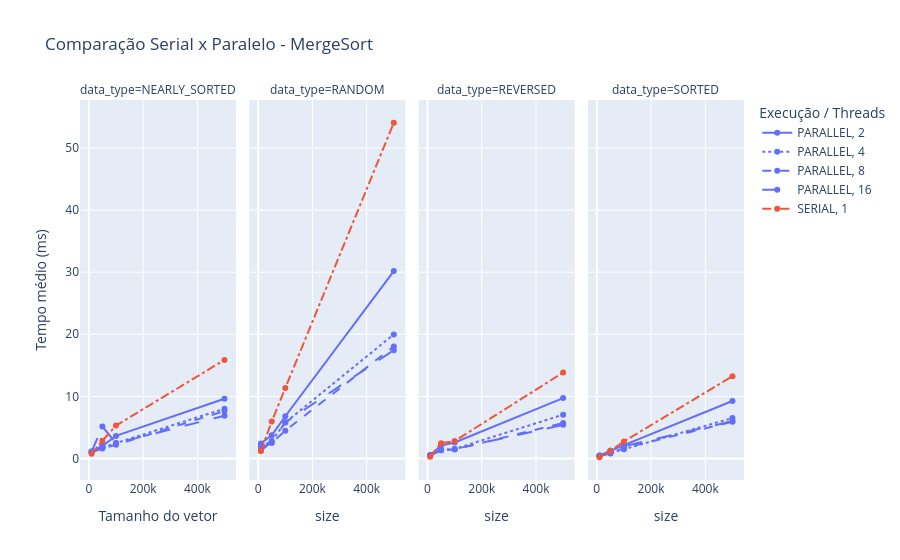

Here is the notebook cell this chart was saved with:
### Markdown cell above
## 7. Comparação por algoritmo específico

### Code cell
algoritmo = "MergeSort"  # Opções: BubbleSort, SelectionSort, MergeSort, QuickSort

alg_df = summary[summary["base_algorithm"] == algoritmo]

fig = px.line(
    alg_df,
    x="size",
    y="mean_time_ms",
    color="execution_type",
    line_dash="threads",
    facet_col="data_type",
    markers=True,
    hover_data=["algorithm", "std_time_ms", "samples"],
    title=f"Comparação Serial x Paralelo - {algoritmo}"
)

fig.update_layout(
    xaxis_title="Tamanho do vetor",
    yaxis_title="Tempo médio (ms)",
    legend_title="Execução / Threads"
)

fig.show()

### Figure 1 — Plotly figure (JSON) as saved in the notebook; plotly's stock layout.template omitted (floating-point values rounded to 4 significant figures)
{"data": [{"customdata": [["MergeSortParallel", 0.1389, 5], ["MergeSortParallel", 0.4669, 5], ["MergeSortParallel", 1.025, 5], ["MergeSortParallel", 1.114, 5]], "hovertemplate": "execution_type=PARALLEL<br>threads=2<br>data_type=NEARLY_SORTED<br>size=%{x}<br>mean_time_ms=%{y}<br>algorithm=%{customdata[0]}<br>std_time_ms=%{customdata[1]}<br>samples=%{customdata[2]}<extra></extra>", "legendgroup": "PARALLEL, 2", "line": {"color": "#636efa", "dash": "solid"}, "marker": {"symbol": "circle"}, "mode": "lines+markers", "name": "PARALLEL, 2", "orientation": "v", "showlegend": true, "type": "scatter", "x": [10000, 50000, 100000, 500000], "xaxis": "x", "y": [1.131, 2.038, 3.638, 9.615], "yaxis": "y"}, {"customdata": [["MergeSortParallel", 2.809, 5], ["MergeSortParallel", 0.7349, 5], ["MergeSortParallel", 0.8617, 5], ["MergeSortParallel", 1.549, 5]], "hovertemplate": "execution_type=PARALLEL<br>threads=2<br>data_type=RANDOM<br>size=%{x}<br>mean_time_ms=%{y}<br>algorithm=%{customdata[0]}<br>std_time_ms=%{customdata[1]}<br>samples=%{customdata[2]}<extra></extra>", "legendgroup": "PARALLEL, 2", "line": {"color": "#636efa", "dash": "solid"}, "marker": {"symbol": "circle"}, "mode": "lines+markers", "name": "PARALLEL, 2", "orientation": "v", "showlegend": false, "type": "scatter", "x": [10000, 50000, 100000, 500000], "xaxis": "x2", "y": [2.413, 3.743, 6.802, 30.18], "yaxis": "y2"}, {"customdata": [["MergeSortParallel", 0.1069, 5], ["MergeSortParallel", 0.3953, 5], ["MergeSortParallel", 0.2586, 5], ["MergeSortParallel", 1.285, 5]], "hovertemplate": "execution_type=PARALLEL<br>threads=2<br>data_type=REVERSED<br>size=%{x}<br>mean_time_ms=%{y}<br>algorithm=%{customdata[0]}<br>std_time_ms=%{customdata[1]}<br>samples=%{customdata[2]}<extra></extra>", "legendgroup": "PARALLEL, 2", "line": {"color": "#636efa", "dash": "solid"}, "marker": {"symbol": "circle"}, "mode": "lines+markers", "name": "PARALLEL, 2", "orientation": "v", "showlegend": false, "type": "scatter", "x": [10000, 50000, 100000, 500000], "xaxis": "x3", "y": [0.5239, 2.067, 2.581, 9.719], "yaxis": "y3"}, {"customdata": [["MergeSortParallel", 0.05804, 5], ["MergeSortParallel", 0.09203, 5], ["MergeSortParallel", 0.2491, 5], ["MergeSortParallel", 1.966, 5]], "hovertemplate": "execution_type=PARALLEL<br>threads=2<br>data_type=SORTED<br>size=%{x}<br>mean_time_ms=%{y}<br>algorithm=%{customdata[0]}<br>std_time_ms=%{customdata[1]}<br>samples=%{customdata[2]}<extra></extra>", "legendgroup": "PARALLEL, 2", "line": {"color": "#636efa", "dash": "solid"}, "marker": {"symbol": "circle"}, "mode": "lines+markers", "name": "PARALLEL, 2", "orientation": "v", "showlegend": false, "type": "scatter", "x": [10000, 50000, 100000, 500000], "xaxis": "x4", "y": [0.4854, 1.264, 2.162, 9.254], "yaxis": "y4"}, {"customdata": [["MergeSortParallel", 0.3198, 5], ["MergeSortParallel", 0.4745, 5], ["MergeSortParallel", 0.4857, 5], ["MergeSortParallel", 1.796, 5]], "hovertemplate": "execution_type=PARALLEL<br>threads=4<br>data_type=NEARLY_SORTED<br>size=%{x}<br>mean_time_ms=%{y}<br>algorithm=%{customdata[0]}<br>std_time_ms=%{customdata[1]}<br>samples=%{customdata[2]}<extra></extra>", "legendgroup": "PARALLEL, 4", "line": {"color": "#636efa", "dash": "dot"}, "marker": {"symbol": "circle"}, "mode": "lines+markers", "name": "PARALLEL, 4", "orientation": "v", "showlegend": true, "type": "scatter", "x": [10000, 50000, 100000, 500000], "xaxis": "x", "y": [1.068, 1.739, 2.479, 8.016], "yaxis": "y"}, {"customdata": [["MergeSortParallel", 1.763, 5], ["MergeSortParallel", 0.4878, 5], ["MergeSortParallel", 1.905, 5], ["MergeSortParallel", 2.548, 5]], "hovertemplate": "execution_type=PARALLEL<br>threads=4<br>data_type=RANDOM<br>size=%{x}<br>mean_time_ms=%{y}<br>algorithm=%{customdata[0]}<br>std_time_ms=%{customdata[1]}<br>samples=%{customdata[2]}<extra></extra>", "legendgroup": "PARALLEL, 4", "line": {"color": "#636efa", "dash": "dot"}, "marker": {"symbol": "circle"}, "mode": "lines+markers", "name": "PARALLEL, 4", "orientation": "v", "showlegend": false, "type": "scatter", "x": [10000, 50000, 100000, 500000], "xaxis": "x2", "y": [1.919, 2.824, 5.788, 19.98], "yaxis": "y2"}, {"customdata": [["MergeSortParallel", 0.08877, 5], ["MergeSortParallel", 0.331, 5], ["MergeSortParallel", 0.2075, 5], ["MergeSortParallel", 0.5523, 5]], "hovertemplate": "execution_type=PARALLEL<br>threads=4<br>data_type=REVERSED<br>size=%{x}<br>mean_time_ms=%{y}<br>algorithm=%{customdata[0]}<br>std_time_ms=%{customdata[1]}<br>samples=%{customdata[2]}<extra></extra>", "legendgroup": "PARALLEL, 4", "line": {"color": "#636efa", "dash": "dot"}, "marker": {"symbol": "circle"}, "mode": "lines+markers", "name": "PARALLEL, 4", "orientation": "v", "showlegend": false, "type": "scatter", "x": [10000, 50000, 100000, 500000], "xaxis": "x3", "y": [0.4728, 1.341, 1.539, 7.048], "yaxis": "y3"}, {"customdata": [["MergeSortParallel", 0.03969, 5], ["MergeSortParallel", 0.03806, 5], ["MergeSortParallel", 0.2772, 5], ["MergeSortParallel", 0.8247, 5]], "hovertemplate": "execution_type=PARALLEL<br>threads=4<br>data_type=SORTED<br>size=%{x}<br>mean_time_ms=%{y}<br>algorithm=%{customdata[0]}<br>std_time_ms=%{customdata[1]}<br>samples=%{customdata[2]}<extra></extra>", "legendgroup": "PARALLEL, 4", "line": {"color": "#636efa", "dash": "dot"}, "marker": {"symbol": "circle"}, "mode": "lines+markers", "name": "PARALLEL, 4", "orientation": "v", "showlegend": false, "type": "scatter", "x": [10000, 50000, 100000, 500000], "xaxis": "x4", "y": [0.4529, 0.9035, 1.485, 6.521], "yaxis": "y4"}, {"customdata": [["MergeSortParallel", 0.1615, 5], ["MergeSortParallel", 0.3265, 5], ["MergeSortParallel", 0.4239, 5], ["MergeSortParallel", 1.95, 5]], "hovertemplate": "execution_type=PARALLEL<br>threads=8<br>data_type=NEARLY_SORTED<br>size=%{x}<br>mean_time_ms=%{y}<br>algorithm=%{customdata[0]}<br>std_time_ms=%{customdata[1]}<br>samples=%{customdata[2]}<extra></extra>", "legendgroup": "PARALLEL, 8", "line": {"color": "#636efa", "dash": "dash"}, "marker": {"symbol": "circle"}, "mode": "lines+markers", "name": "PARALLEL, 8", "orientation": "v", "showlegend": true, "type": "scatter", "x": [10000, 50000, 100000, 500000], "xaxis": "x", "y": [0.9817, 1.608, 2.201, 7.644], "yaxis": "y"}, {"customdata": [["MergeSortParallel", 1.194, 5], ["MergeSortParallel", 0.4288, 5], ["MergeSortParallel", 0.4756, 5], ["MergeSortParallel", 2.938, 5]], "hovertemplate": "execution_type=PARALLEL<br>threads=8<br>data_type=RANDOM<br>size=%{x}<br>mean_time_ms=%{y}<br>algorithm=%{customdata[0]}<br>std_time_ms=%{customdata[1]}<br>samples=%{customdata[2]}<extra></extra>", "legendgroup": "PARALLEL, 8", "line": {"color": "#636efa", "dash": "dash"}, "marker": {"symbol": "circle"}, "mode": "lines+markers", "name": "PARALLEL, 8", "orientation": "v", "showlegend": false, "type": "scatter", "x": [10000, 50000, 100000, 500000], "xaxis": "x2", "y": [1.768, 2.474, 4.478, 18.05], "yaxis": "y2"}, {"customdata": [["MergeSortParallel", 0.1557, 5], ["MergeSortParallel", 0.4407, 5], ["MergeSortParallel", 0.08669, 5], ["MergeSortParallel", 0.6812, 5]], "hovertemplate": "execution_type=PARALLEL<br>threads=8<br>data_type=REVERSED<br>size=%{x}<br>mean_time_ms=%{y}<br>algorithm=%{customdata[0]}<br>std_time_ms=%{customdata[1]}<br>samples=%{customdata[2]}<extra></extra>", "legendgroup": "PARALLEL, 8", "line": {"color": "#636efa", "dash": "dash"}, "marker": {"symbol": "circle"}, "mode": "lines+markers", "name": "PARALLEL, 8", "orientation": "v", "showlegend": false, "type": "scatter", "x": [10000, 50000, 100000, 500000], "xaxis": "x3", "y": [0.4996, 1.318, 1.44, 5.716], "yaxis": "y3"}, {"customdata": [["MergeSortParallel", 0.02849, 5], ["MergeSortParallel", 0.1211, 5], ["MergeSortParallel", 0.5767, 5], ["MergeSortParallel", 1.52, 5]], "hovertemplate": "execution_type=PARALLEL<br>threads=8<br>data_type=SORTED<br>size=%{x}<br>mean_time_ms=%{y}<br>algorithm=%{customdata[0]}<br>std_time_ms=%{customdata[1]}<br>samples=%{customdata[2]}<extra></extra>", "legendgroup": "PARALLEL, 8", "line": {"color": "#636efa", "dash": "dash"}, "marker": {"symbol": "circle"}, "mode": "lines+markers", "name": "PARALLEL, 8", "orientation": "v", "showlegend": false, "type": "scatter", "x": [10000, 50000, 100000, 500000], "xaxis": "x4", "y": [0.4474, 0.8282, 1.679, 5.911], "yaxis": "y4"}, {"customdata": [["MergeSortParallel", 0.2416, 5], ["MergeSortParallel", 7.033, 5], ["MergeSortParallel", 0.5233, 5], ["MergeSortParallel", 1.932, 5]], "hovertemplate": "execution_type=PARALLEL<br>threads=16<br>data_type=NEARLY_SORTED<br>size=%{x}<br>mean_time_ms=%{y}<br>algorithm=%{customdata[0]}<br>std_time_ms=%{customdata[1]}<br>samples=%{customdata[2]}<extra></extra>", "legendgroup": "PARALLEL, 16", "line": {"color": "#636efa", "dash": "longdash"}, "marker": {"symbol": "circle"}, "mode": "lines+markers", "name": "PARALLEL, 16", "orientation": "v", "showlegend": true, "type": "scatter", "x": [10000, 50000, 100000, 500000], "xaxis": "x", "y": [1.067, 5.155, 2.457, 6.889], "yaxis": "y"}, {"customdata": [["MergeSortParallel", 0.05219, 5], ["MergeSortParallel", 0.4618, 5], ["MergeSortParallel", 2.07, 5], ["MergeSortParallel", 4.085, 5]], "hovertemplate": "execution_type=PARALLEL<br>threads=16<br>data_type=RANDOM<br>size=%{x}<br>mean_time_ms=%{y}<br>algorithm=%{customdata[0]}<br>std_time_ms=%{customdata[1]}<br>samples=%{customdata[2]}<extra></extra>", "legendgroup": "PARALLEL, 16", "line": {"color": "#636efa", "dash": "longdash"}, "marker": {"symbol": "circle"}, "mode": "lines+markers", "name": "PARALLEL, 16", "orientation": "v", "showlegend": false, "type": "scatter", "x": [10000, 50000, 100000, 500000], "xaxis": "x2", "y": [1.235, 2.667, 5.813, 17.44], "yaxis": "y2"}, {"customdata": [["MergeSortParallel", 0.111, 5], ["MergeSortParallel", 0.435, 5], ["MergeSortParallel", 0.3928, 5], ["MergeSortParallel", 1.469, 5]], "hovertemplate": "execution_type=PARALLEL<br>threads=16<br>data_type=REVERSED<br>size=%{x}<br>mean_time_ms=%{y}<br>algorithm=%{customdata[0]}<br>std_time_ms=%{customdata[1]}<br>samples=%{customdata[2]}<extra></extra>", "legendgroup": "PARALLEL, 16", "line": {"color": "#636efa", "dash": "longdash"}, "marker": {"symbol": "circle"}, "mode": "lines+markers", "name": "PARALLEL, 16", "orientation": "v", "showlegend": false, "type": "scatter", "x": [10000, 50000, 100000, 500000], "xaxis": "x3", "y": [0.5562, 1.369, 1.509, 5.42], "yaxis": "y3"}, {"customdata": [["MergeSortParallel", 0.01548, 5], ["MergeSortParallel", 0.0519, 5], ["MergeSortParallel", 0.437, 5], ["MergeSortParallel", 1.203, 5]], "hovertemplate": "execution_type=PARALLEL<br>threads=16<br>data_type=SORTED<br>size=%{x}<br>mean_time_ms=%{y}<br>algorithm=%{customdata[0]}<br>std_time_ms=%{customdata[1]}<br>samples=%{customdata[2]}<extra></extra>", "legendgroup": "PARALLEL, 16", "line": {"color": "#636efa", "dash": "longdash"}, "marker": {"symbol": "circle"}, "mode": "lines+markers", "name": "PARALLEL, 16", "orientation": "v", "showlegend": false, "type": "scatter", "x": [10000, 50000, 100000, 500000], "xaxis": "x4", "y": [0.4532, 0.7985, 1.964, 6.013], "yaxis": "y4"}, {"customdata": [["MergeSortSerial", 0.04194, 5], ["MergeSortSerial", 0.3603, 5], ["MergeSortSerial", 0.6245, 5], ["MergeSortSerial", 1.474, 5]], "hovertemplate": "execution_type=SERIAL<br>threads=1<br>data_type=NEARLY_SORTED<br>size=%{x}<br>mean_time_ms=%{y}<br>algorithm=%{customdata[0]}<br>std_time_ms=%{customdata[1]}<br>samples=%{customdata[2]}<extra></extra>", "legendgroup": "SERIAL, 1", "line": {"color": "#EF553B", "dash": "dashdot"}, "marker": {"symbol": "circle"}, "mode": "lines+markers", "name": "SERIAL, 1", "orientation": "v", "showlegend": true, "type": "scatter", "x": [10000, 50000, 100000, 500000], "xaxis": "x", "y": [0.7455, 2.86, 5.302, 15.87], "yaxis": "y"}, {"customdata": [["MergeSortSerial", 0.8997, 5], ["MergeSortSerial", 1.785, 5], ["MergeSortSerial", 1.959, 5], ["MergeSortSerial", 1.592, 5]], "hovertemplate": "execution_type=SERIAL<br>threads=1<br>data_type=RANDOM<br>size=%{x}<br>mean_time_ms=%{y}<br>algorithm=%{customdata[0]}<br>std_time_ms=%{customdata[1]}<br>samples=%{customdata[2]}<extra></extra>", "legendgroup": "SERIAL, 1", "line": {"color": "#EF553B", "dash": "dashdot"}, "marker": {"symbol": "circle"}, "mode": "lines+markers", "name": "SERIAL, 1", "orientation": "v", "showlegend": false, "type": "scatter", "x": [10000, 50000, 100000, 500000], "xaxis": "x2", "y": [1.198, 5.939, 11.34, 54.07], "yaxis": "y2"}, {"customdata": [["MergeSortSerial", 0.1203, 5], ["MergeSortSerial", 0.59, 5], ["MergeSortSerial", 0.5138, 5], ["MergeSortSerial", 0.8521, 5]], "hovertemplate": "execution_type=SERIAL<br>threads=1<br>data_type=REVERSED<br>size=%{x}<br>mean_time_ms=%{y}<br>algorithm=%{customdata[0]}<br>std_time_ms=%{customdata[1]}<br>samples=%{customdata[2]}<extra></extra>", "legendgroup": "SERIAL, 1", "line": {"color": "#EF553B", "dash": "dashdot"}, "marker": {"symbol": "circle"}, "mode": "lines+markers", "name": "SERIAL, 1", "orientation": "v", "showlegend": false, "type": "scatter", "x": [10000, 50000, 100000, 500000], "xaxis": "x3", "y": [0.2892, 2.456, 2.809, 13.84], "yaxis": "y3"}, {"customdata": [["MergeSortSerial", 0.0186, 5], ["MergeSortSerial", 0.2144, 5], ["MergeSortSerial", 0.2626, 5], ["MergeSortSerial", 0.9108, 5]], "hovertemplate": "execution_type=SERIAL<br>threads=1<br>data_type=SORTED<br>size=%{x}<br>mean_time_ms=%{y}<br>algorithm=%{customdata[0]}<br>std_time_ms=%{customdata[1]}<br>samples=%{customdata[2]}<extra></extra>", "legendgroup": "SERIAL, 1", "line": {"color": "#EF553B", "dash": "dashdot"}, "marker": {"symbol": "circle"}, "mode": "lines+markers", "name": "SERIAL, 1", "orientation": "v", "showlegend": false, "type": "scatter", "x": [10000, 50000, 100000, 500000], "xaxis": "x4", "y": [0.1966, 1.215, 2.738, 13.25], "yaxis": "y4"}], "layout": {"annotations": [{"font": {}, "showarrow": false, "text": "data_type=NEARLY_SORTED", "x": 0.1175, "xanchor": "center", "xref": "paper", "y": 1, "yanchor": "bottom", "yref": "paper"}, {"font": {}, "showarrow": false, "text": "data_type=RANDOM", "x": 0.3725, "xanchor": "center", "xref": "paper", "y": 1, "yanchor": "bottom", "yref": "paper"}, {"font": {}, "showarrow": false, "text": "data_type=REVERSED", "x": 0.6275, "xanchor": "center", "xref": "paper", "y": 1, "yanchor": "bottom", "yref": "paper"}, {"font": {}, "showarrow": false, "text": "data_type=SORTED", "x": 0.8825, "xanchor": "center", "xref": "paper", "y": 1, "yanchor": "bottom", "yref": "paper"}], "legend": {"title": {"text": "Execução / Threads"}, "tracegroupgap": 0}, "title": {"text": "Comparação Serial x Paralelo - MergeSort"}, "xaxis": {"anchor": "y", "domain": [0, 0.235], "title": {"text": "Tamanho do vetor"}}, "xaxis2": {"anchor": "y2", "domain": [0.255, 0.49], "matches": "x", "title": {"text": "size"}}, "xaxis3": {"anchor": "y3", "domain": [0.51, 0.745], "matches": "x", "title": {"text": "size"}}, "xaxis4": {"anchor": "y4", "domain": [0.765, 1.0], "matches": "x", "title": {"text": "size"}}, "yaxis": {"anchor": "x", "domain": [0, 1], "title": {"text": "Tempo médio (ms)"}}, "yaxis2": {"anchor": "x2", "domain": [0, 1], "matches": "y", "showticklabels": false}, "yaxis3": {"anchor": "x3", "domain": [0, 1], "matches": "y", "showticklabels": false}, "yaxis4": {"anchor": "x4", "domain": [0, 1], "matches": "y", "showticklabels": false}}}
